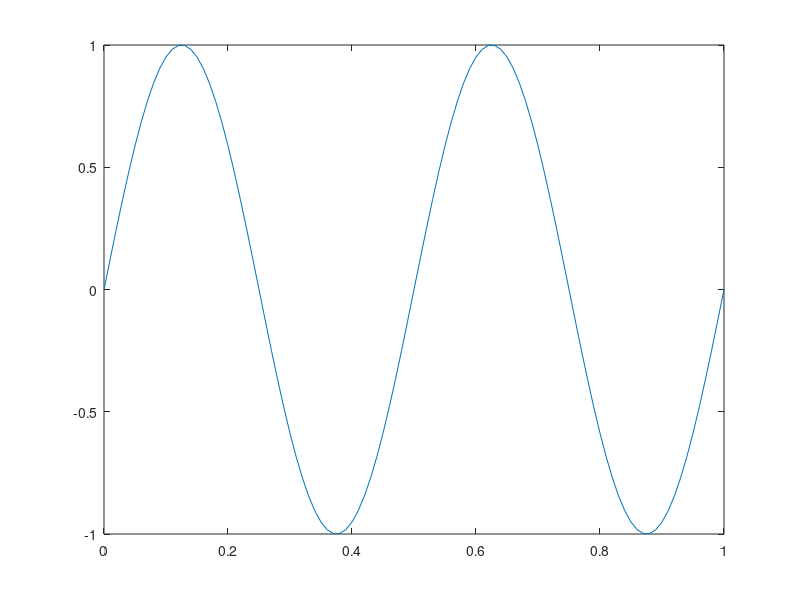
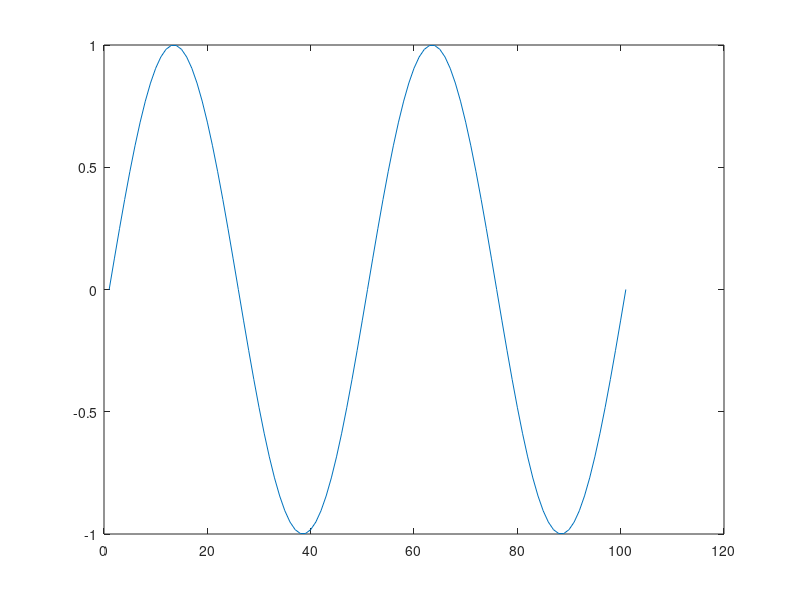
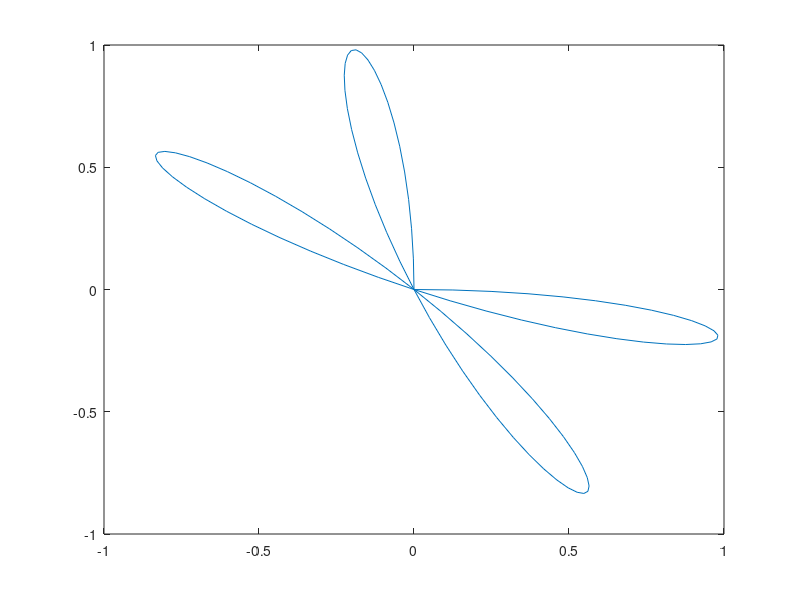
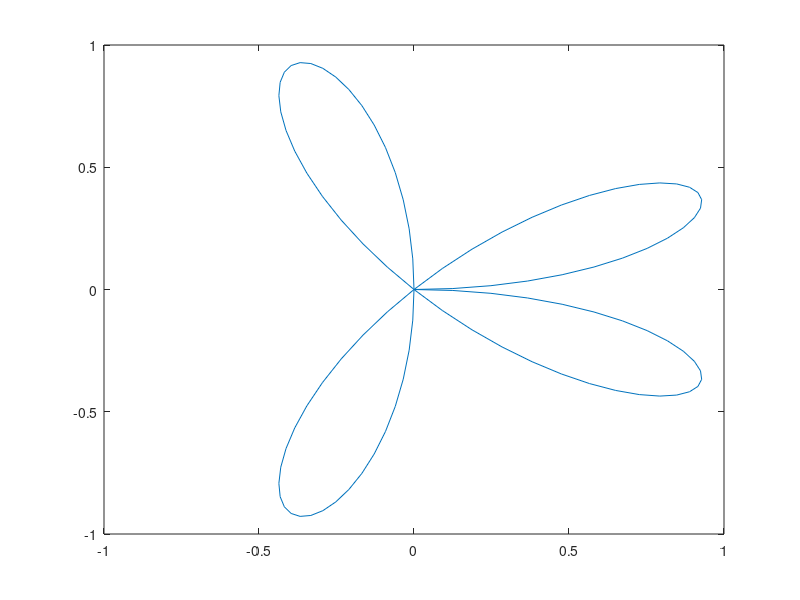

Write MATLAB code to recreate these figures, in order.
close all; clear all;

f = 2;
t = 0:0.01:1;


x = sin(2*pi*f*t);

figure;
plot(t,x);

for w = 0:0.25:2
  X = x.*exp(-j*2*pi*w*t);
  figure;
  plot(X);
  pause;
end